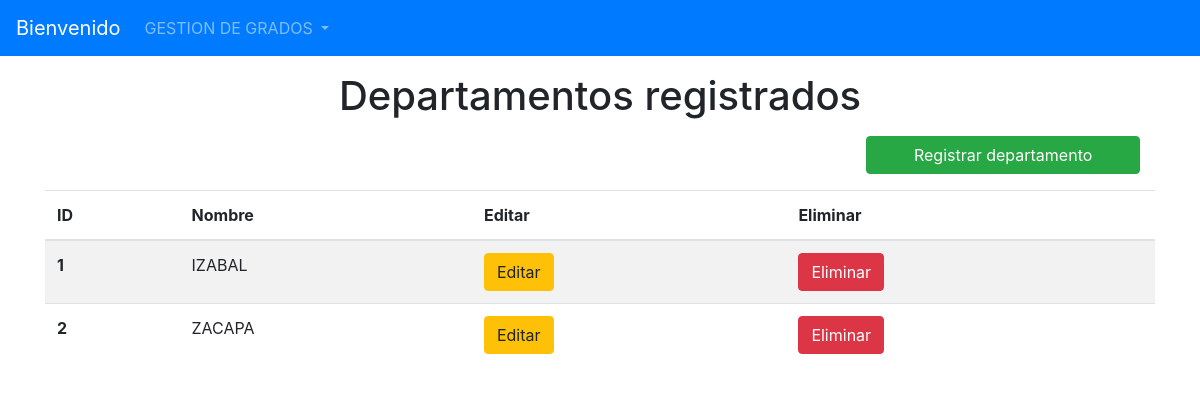
The page /listarDepartamento/ on the database as committed earlier.
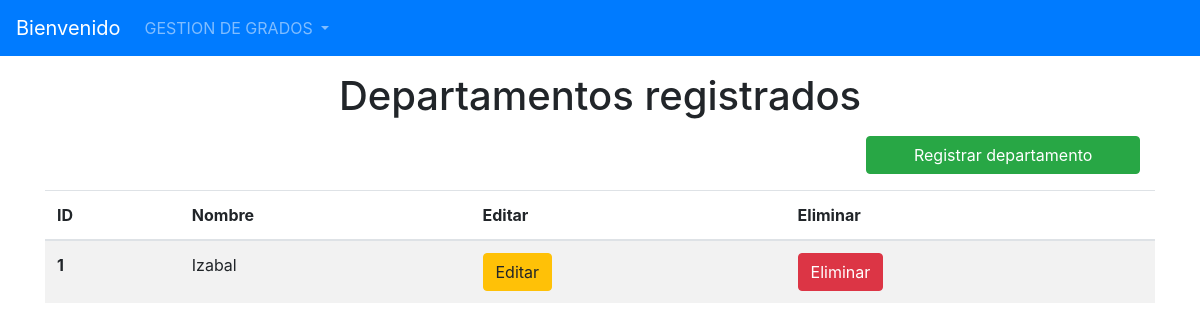
The same page on the database as committed later.
### Models/Departamento/models.py (models this page shows, shortened)
class Departamento(models.Model):
    id_depa = models.AutoField(primary_key=True)
    Nombre = models.CharField(max_length=30)

### Models/Departamento/views.py (the view)
# urls.py: path('listarDepartamento/', FormularioDepartamentoView.listar_departamentos, name='listarDepartamento'),
    def listar_departamentos(request):
        departamentos = Departamento.objects.all()
        return render(request,"ListaDepartamentos.html", {"departamentos":departamentos})

### Templates/ListaDepartamentos.html (shortened to what this page needs)
{% extends 'index.html' %}
{% block content %}
    <h1 align="center">Departamentos registrados</h1>
    <div class="row col-12 justify-content-end mb-2 pr-0">
        <a class="btn btn-success col-md-3" href="{% url 'registrarDepartamento' %}">Registrar departamento</a>
    </div>
    <table class="table table-striped">
        <thead>
        <tr>
            <th scope="col">ID</th>
            <th scope="col">Nombre</th>
            <th scope="col">Editar</th>
            <th scope="col">Eliminar</th>
        </tr>
        </thead>
        <tbody>
        {% for departamento in departamentos %}
            <tr>
            <th scope="row">{{ departamento.id_depa }}</th>
            <td>{{ departamento.Nombre }}</td>
            <td>
                <a href="{% url 'MODIFICARD' departamento.pk %}" class="btn btn-warning btn-icon-split">
                    <span class="text">Editar</span>
                </a>
            </td>
            <td>
              <a href="{% url 'ELIMINARD' departamento.pk %}" class="btn btn-danger btn-icon-split">
                    <span class="text">Eliminar</span>
                </a>
            </td>
        {% endfor %}
        </tbody>
    </table>
{% endblock %}

Rows that differ between the two databases and show on the page:
removed Departamento: id_depa "2", Nombre "ZACAPA"
changed Departamento id 1: Nombre "IZABAL" → "Izabal"
